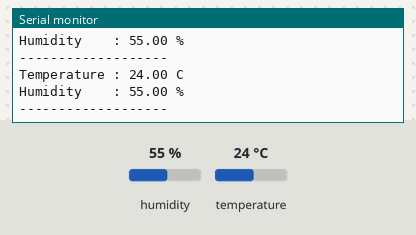
Recording of a sketch running on a simulated Arduino Uno, built with avr-gcc and run on an emulated ATmega328P. On the bench: the last lines printed to the serial monitor. Inputs (shaded band) come from the test bench; at power-on: humidity 55 %, temperature 24 °C.

Above: at 4.8 s.
4.9 s: humidity set to 22 %
At 9.3 s:
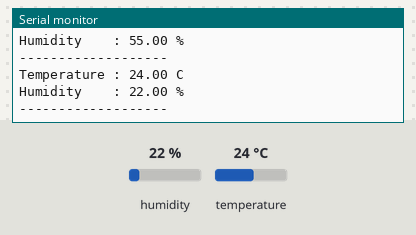
9.9 s: temperature set to 12 °C
At 12.9 s:
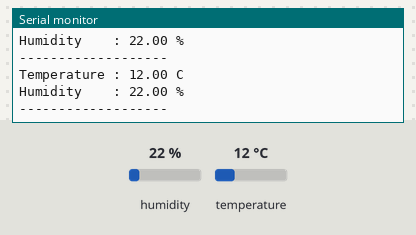
14.9 s: humidity set to 40 %
At 17.6 s:
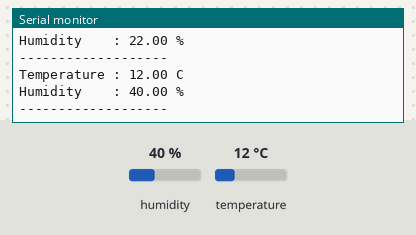
Timing chart, 0 to 19.1 s (numbered marks = the images above; inputs shaded):
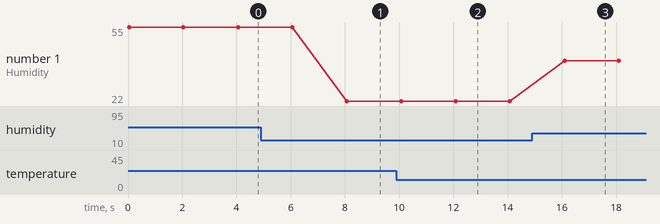

Measured:
- after the input at 4.9 s, the serial monitor: prints a new line after 3.2 s (image 1)
- after the input at 9.9 s, the serial monitor: prints a new line after 2.2 s (image 2)
- after the input at 14.9 s, the serial monitor: prints a new line after 1.2 s (image 3)
- plotted number 1: 55 → 22 after the input at 4.9 s, 22 → 40 after the input at 14.9 s

The sketch:

main.ino
```cpp
#include <Arduino_FreeRTOS.h>
#include <queue.h>
#include <DHT.h>

#define DHTPIN 2
#define DHTTYPE DHT11

DHT dht(DHTPIN, DHTTYPE);

struct readings {
    float temp;
    float hum;
};

QueueHandle_t my_queue;

void read_data(void *pvParameters);
void display(void *pvParameters);

void setup() {

    Serial.begin(9600);

    dht.begin();

    my_queue = xQueueCreate(5, sizeof(struct readings));

    xTaskCreate(
        read_data,
        "read sensors",
        128,
        NULL,
        1,
        NULL
    );

    xTaskCreate(
        display,
        "display",
        128,
        NULL,
        1,
        NULL
    );

    vTaskStartScheduler();
}

void loop() {
}

void read_data(void *pvParameters) {

    struct readings x;

    while (1) {

        x.temp = dht.readTemperature();
        x.hum = dht.readHumidity();

        // Cek apakah pembacaan gagal
        if (isnan(x.temp) || isnan(x.hum)) {

            Serial.println("Gagal membaca sensor DHT");

        } else {

            xQueueSend(my_queue, &x, portMAX_DELAY);
        }

        vTaskDelay(2000 / portTICK_PERIOD_MS);
    }
}

void display(void *pvParameters) {

    struct readings x;

    while (1) {

        if (xQueueReceive(my_queue, &x, portMAX_DELAY) == pdPASS) {

            Serial.print("Temperature : ");
            Serial.print(x.temp);
            Serial.println(" C");

            Serial.print("Humidity    : ");
            Serial.print(x.hum);
            Serial.println(" %");

            Serial.println("-------------------");
        }
    }
}
```
